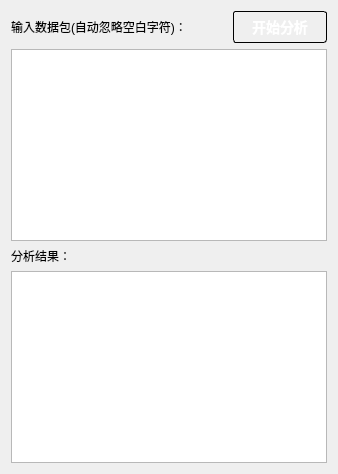
      <widget class="QWidget" name="pageS_analysis">
       <layout class="QVBoxLayout" name="verticalLayout_2">
        <item>
         <layout class="QHBoxLayout" name="horizontalLayout_2">
          <item>
           <widget class="QLabel" name="label">
            <property name="text">
             <string>输入数据包(自动忽略空白字符)：</string>
            </property>
           </widget>
          </item>
          <item>
           <spacer name="horizontalSpacer_2">
            <property name="orientation">
             <enum>Qt::Horizontal</enum>
            </property>
            <property name="sizeHint" stdset="0">
             <size>
              <width>40</width>
              <height>20</height>
             </size>
            </property>
           </spacer>
          </item>
          <item>
           <widget class="QPushButton" name="pushButtonStartAna">
            <property name="sizePolicy">
             <sizepolicy hsizetype="Minimum" vsizetype="Preferred">
              <horstretch>0</horstretch>
              <verstretch>0</verstretch>
             </sizepolicy>
            </property>
            <property name="minimumSize">
             <size>
              <width>94</width>
              <height>25</height>
             </size>
            </property>
            <property name="palette">
             <palette>
              <active>
               <colorrole role="WindowText">
                <brush brushstyle="SolidPattern">
                 <color alpha="255">
                  <red>255</red>
                  <green>255</green>
                  <blue>255</blue>
                 </color>
                </brush>
               </colorrole>
               <colorrole role="Button">
                <brush brushstyle="LinearGradientPattern">
                 <gradient startx="0.000000000000000" starty="0.000000000000000" endx="0.000000000000000" endy="1.000000000000000" type="LinearGradient" spread="PadSpread" coordinatemode="ObjectBoundingMode">
                  <gradientstop position="0.000000000000000">
                   <color alpha="255">
                    <red>222</red>
                    <green>222</green>
                    <blue>222</blue>
                   </color>
                  </gradientstop>
                  <gradientstop position="0.500000000000000">
                   <color alpha="255">
                    <red>67</red>
                    <green>67</green>
                    <blue>67</blue>
                   </color>
                  </gradientstop>
                  <gradientstop position="0.510000000000000">
                   <color alpha="255">
                    <red>0</red>
                    <green>0</green>
                    <blue>0</blue>
                   </color>
                  </gradientstop>
                  <gradientstop position="1.000000000000000">
                   <color alpha="255">
                    <red>101</red>
                    <green>106</green>
                    <blue>109</blue>
                   </color>
                  </gradientstop>
                 </gradient>
                </brush>
               </colorrole>
               <colorrole role="Text">
                <brush brushstyle="SolidPattern">
                 <color alpha="255">
                  <red>255</red>
                  <green>255</green>
                  <blue>255</blue>
                 </color>
                </brush>
               </colorrole>
               <colorrole role="ButtonText">
                <brush brushstyle="SolidPattern">
                 <color alpha="255">
                  <red>255</red>
                  <green>255</green>
                  <blue>255</blue>
                 </color>
                </brush>
               </colorrole>
               <colorrole role="Base">
                <brush brushstyle="LinearGradientPattern">
                 <gradient startx="0.000000000000000" starty="0.000000000000000" endx="0.000000000000000" endy="1.000000000000000" type="LinearGradient" spread="PadSpread" coordinatemode="ObjectBoundingMode">
                  <gradientstop position="0.000000000000000">
                   <color alpha="255">
                    <red>222</red>
                    <green>222</green>
                    <blue>222</blue>
                   </color>
                  </gradientstop>
                  <gradientstop position="0.500000000000000">
                   <color alpha="255">
                    <red>67</red>
                    <green>67</green>
                    <blue>67</blue>
                   </color>
                  </gradientstop>
                  <gradientstop position="0.510000000000000">
                   <color alpha="255">
                    <red>0</red>
                    <green>0</green>
                    <blue>0</blue>
                   </color>
                  </gradientstop>
                  <gradientstop position="1.000000000000000">
                   <color alpha="255">
                    <red>101</red>
                    <green>106</green>
                    <blue>109</blue>
                   </color>
                  </gradientstop>
                 </gradient>
                </brush>
               </colorrole>
               <colorrole role="Window">
                <brush brushstyle="LinearGradientPattern">
                 <gradient startx="0.000000000000000" starty="0.000000000000000" endx="0.000000000000000" endy="1.000000000000000" type="LinearGradient" spread="PadSpread" coordinatemode="ObjectBoundingMode">
                  <gradientstop position="0.000000000000000">
                   <color alpha="255">
                    <red>222</red>
                    <green>222</green>
                    <blue>222</blue>
                   </color>
                  </gradientstop>
                  <gradientstop position="0.500000000000000">
                   <color alpha="255">
                    <red>67</red>
                    <green>67</green>
                    <blue>67</blue>
                   </color>
                  </gradientstop>
                  <gradientstop position="0.510000000000000">
                   <color alpha="255">
                    <red>0</red>
                    <green>0</green>
                    <blue>0</blue>
                   </color>
                  </gradientstop>
                  <gradientstop position="1.000000000000000">
                   <color alpha="255">
                    <red>101</red>
                    <green>106</green>
                    <blue>109</blue>
                   </color>
                  </gradientstop>
                 </gradient>
                </brush>
               </colorrole>
              </active>
              <inactive>
               <colorrole role="WindowText">
                <brush brushstyle="SolidPattern">
                 <color alpha="255">
                  <red>255</red>
                  <green>255</green>
                  <blue>255</blue>
                 </color>
                </brush>
               </colorrole>
               <colorrole role="Button">
                <brush brushstyle="LinearGradientPattern">
                 <gradient startx="0.000000000000000" starty="0.000000000000000" endx="0.000000000000000" endy="1.000000000000000" type="LinearGradient" spread="PadSpread" coordinatemode="ObjectBoundingMode">
                  <gradientstop position="0.000000000000000">
                   <color alpha="255">
                    <red>222</red>
                    <green>222</green>
                    <blue>222</blue>
                   </color>
                  </gradientstop>
                  <gradientstop position="0.500000000000000">
                   <color alpha="255">
                    <red>67</red>
                    <green>67</green>
                    <blue>67</blue>
                   </color>
                  </gradientstop>
                  <gradientstop position="0.510000000000000">
                   <color alpha="255">
                    <red>0</red>
                    <green>0</green>
                    <blue>0</blue>
                   </color>
                  </gradientstop>
                  <gradientstop position="1.000000000000000">
                   <color alpha="255">
                    <red>101</red>
                    <green>106</green>
                    <blue>109</blue>
                   </color>
                  </gradientstop>
                 </gradient>
                </brush>
               </colorrole>
               <colorrole role="Text">
                <brush brushstyle="SolidPattern">
                 <color alpha="255">
                  <red>255</red>
                  <green>255</green>
                  <blue>255</blue>
                 </color>
                </brush>
               </colorrole>
               <colorrole role="ButtonText">
                <brush brushstyle="SolidPattern">
                 <color alpha="255">
                  <red>255</red>
                  <green>255</green>
                  <blue>255</blue>
                 </color>
                </brush>
               </colorrole>
               <colorrole role="Base">
                <brush brushstyle="LinearGradientPattern">
                 <gradient startx="0.000000000000000" starty="0.000000000000000" endx="0.000000000000000" endy="1.000000000000000" type="LinearGradient" spread="PadSpread" coordinatemode="ObjectBoundingMode">
                  <gradientstop position="0.000000000000000">
                   <color alpha="255">
                    <red>222</red>
                    <green>222</green>
                    <blue>222</blue>
                   </color>
                  </gradientstop>
                  <gradientstop position="0.500000000000000">
                   <color alpha="255">
                    <red>67</red>
                    <green>67</green>
                    <blue>67</blue>
                   </color>
                  </gradientstop>
                  <gradientstop position="0.510000000000000">
                   <color alpha="255">
                    <red>0</red>
                    <green>0</green>
                    <blue>0</blue>
                   </color>
                  </gradientstop>
                  <gradientstop position="1.000000000000000">
                   <color alpha="255">
                    <red>101</red>
                    <green>106</green>
                    <blue>109</blue>
                   </color>
                  </gradientstop>
                 </gradient>
                </brush>
               </colorrole>
               <colorrole role="Window">
                <brush brushstyle="LinearGradientPattern">
                 <gradient startx="0.000000000000000" starty="0.000000000000000" endx="0.000000000000000" endy="1.000000000000000" type="LinearGradient" spread="PadSpread" coordinatemode="ObjectBoundingMode">
                  <gradientstop position="0.000000000000000">
                   <color alpha="255">
                    <red>222</red>
                    <green>222</green>
                    <blue>222</blue>
                   </color>
                  </gradientstop>
                  <gradientstop position="0.500000000000000">
                   <color alpha="255">
                    <red>67</red>
                    <green>67</green>
                    <blue>67</blue>
                   </color>
                  </gradientstop>
                  <gradientstop position="0.510000000000000">
                   <color alpha="255">
                    <red>0</red>
                    <green>0</green>
                    <blue>0</blue>
                   </color>
                  </gradientstop>
                  <gradientstop position="1.000000000000000">
                   <color alpha="255">
                    <red>101</red>
                    <green>106</green>
                    <blue>109</blue>
                   </color>
                  </gradientstop>
                 </gradient>
                </brush>
               </colorrole>
              </inactive>
              <disabled>
               <colorrole role="WindowText">
                <brush brushstyle="SolidPattern">
                 <color alpha="255">
                  <red>255</red>
                  <green>255</green>
                  <blue>255</blue>
                 </color>
                </brush>
               </colorrole>
               <colorrole role="Button">
                <brush brushstyle="SolidPattern">
                 <color alpha="255">
                  <red>190</red>
                  <green>190</green>
                  <blue>190</blue>
                 </color>
                </brush>
               </colorrole>
               <colorrole role="Text">
                <brush brushstyle="SolidPattern">
                 <color alpha="255">
                  <red>255</red>
                  <green>255</green>
                  <blue>255</blue>
                 </color>
                </brush>
               </colorrole>
               <colorrole role="ButtonText">
                <brush brushstyle="SolidPattern">
                 <color alpha="255">
                  <red>255</red>
                  <green>255</green>
                  <blue>255</blue>
                 </color>
                </brush>
               </colorrole>
               <colorrole role="Base">
                <brush brushstyle="SolidPattern">
                 <color alpha="255">
                  <red>190</red>
                  <green>190</green>
                  <blue>190</blue>
                 </color>
                </brush>
               </colorrole>
               <colorrole role="Window">
                <brush brushstyle="SolidPattern">
                 <color alpha="255">
                  <red>190</red>
                  <green>190</green>
                  <blue>190</blue>
                 </color>
                </brush>
               </colorrole>
              </disabled>
             </palette>
            </property>
            <property name="styleSheet">
             <string notr="true">QPushButton {
    border: 1px solid #000000;
	padding: 4px 6px;
    border-radius: 3px;
    background-color: qlineargradient(x1: 0, y1: 0, x2: 0, y2: 1,
                                   stop: 0 #dedede, stop: 0.5 #434343,
                                   stop: 0.51 #000000, stop: 1 #656a6d);
    color: #FFFFFF;
    font: bold 14px;
    min-width: 80px;
}

QPushButton:pressed {
    background-color: qlineargradient(x1: 0, y1: 0, x2: 0, y2: 1,
                                   stop: 0 #cfcccc, stop: 0.5 #333232,
                                   stop: 0.51 #000000, stop: 1 #585c5f);
    color: #00CC00;
}
 
QPushButton:flat {
    border: none;
}
QPushButton:hover{
	
	color:rgb(0, 170, 255);
}
QPushButton:disabled{
	 background-color:rgb(190, 190, 190)
}</string>
            </property>
            <property name="text">
             <string>开始分析</string>
            </property>
           </widget>
          </item>
         </layout>
        </item>
        <item>
         <widget class="QTextEdit" name="textEditSrc"/>
        </item>
        <item>
         <widget class="QLabel" name="label_2">
          <property name="text">
           <string>分析结果：</string>
          </property>
         </widget>
        </item>
        <item>
         <widget class="QTextEdit" name="textEditResults"/>
        </item>
       </layout>
      </widget>
